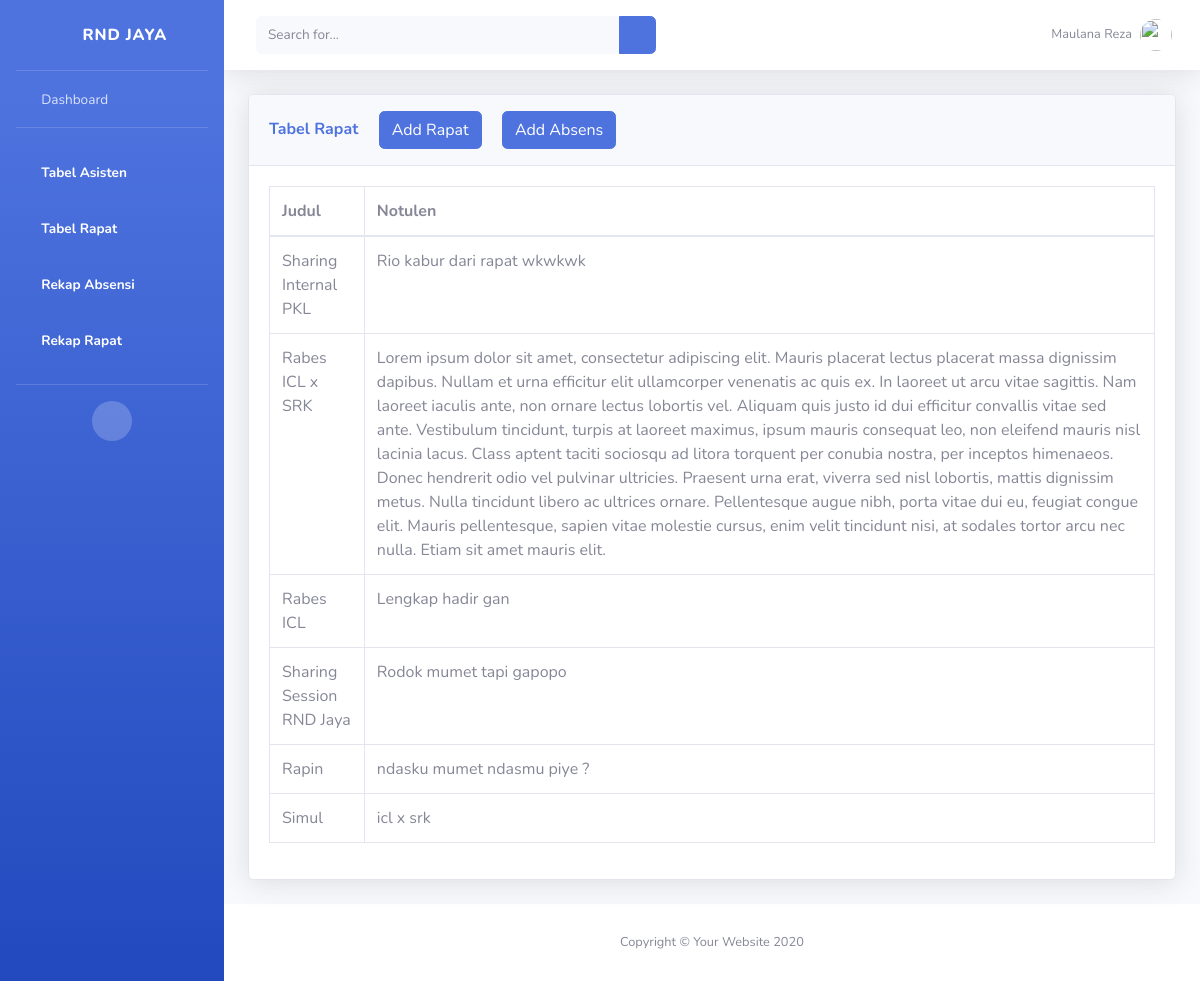
/tablerapat.html, run on an earlier commit of the app's database.
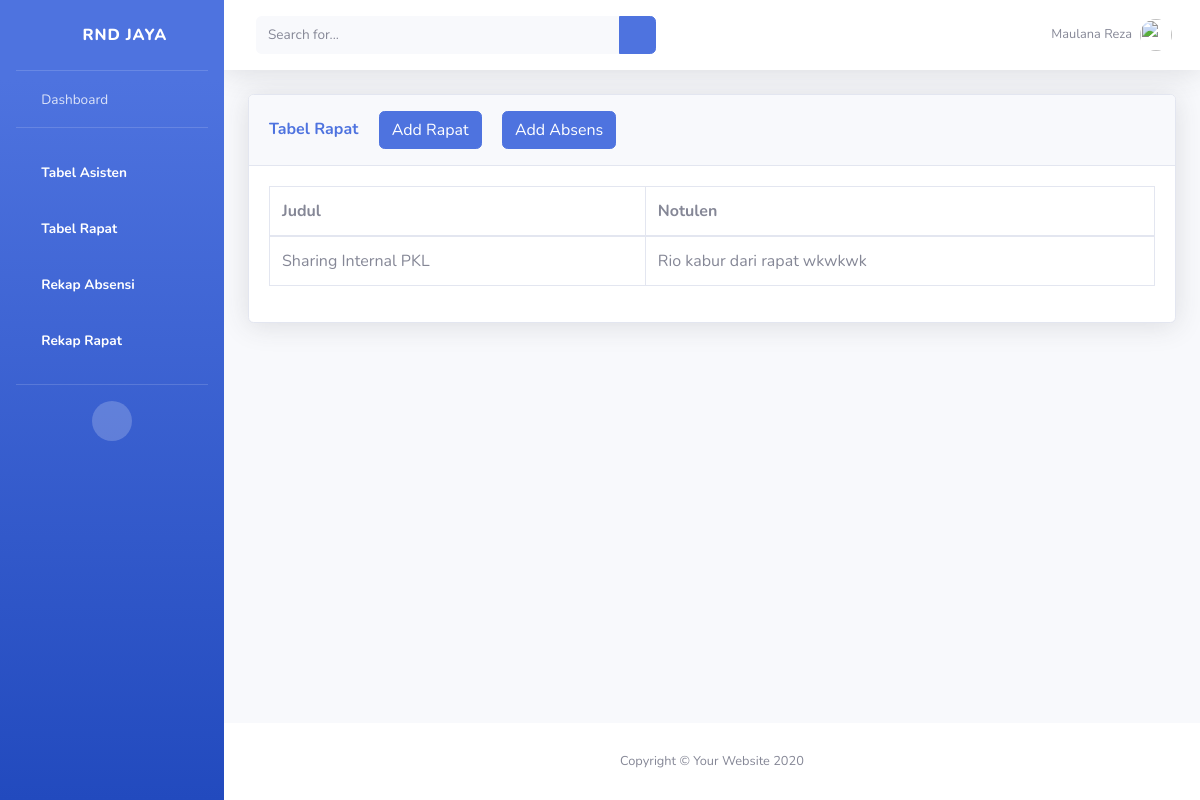
And on a later commit of the database.
### notulensi_app/models.py (models this page shows, shortened)
class Rapat(models.Model):
  topik = models.CharField(max_length=50)
  notulensi = models.TextField()

### notulensi_app/views.py (the view)
# urls.py: path('tablerapat.html', views.tabelrapat, name="tabelrapat"),
def tabelrapat(request):
  if request.method == "POST":
    addjudul = request.POST["rapat"]
    addnotul = request.POST["notul"]
    addrapat = Rapat(topik=addjudul, notulensi=addnotul)
    addrapat.save()
    return HttpResponseRedirect("tablerapat.html")
  else:
    rapat = Rapat.objects.all()
    asist = Asisten.objects.all()
  return render(request, 'tablerapat.html', {
    "rapat" : rapat,
    "asisten" : asist,
  })

### notulensi_app/templates/tablerapat.html (shortened to what the changed rows need)
{% load static %}
<!DOCTYPE html>
<html lang="en">
<head>
    <link href="{% static 'website/vendor/fontawesome-free/css/all.min.css'%}" rel="stylesheet" type="text/css">
    <link href="{% static 'website/css/sb-admin-2.min.css'%}" rel="stylesheet">
    <link href="{% static 'website/vendor/datatables/dataTables.bootstrap4.min.css'%}" rel="stylesheet">
</head>
<body id="page-top">
    <div id="wrapper">
        <div id="content-wrapper" class="d-flex flex-column">
            <div id="content">
                <div class="container-fluid">
                    <div class="card shadow mb-4">
                        <div class="card-body">
                            <div class="table-responsive">
                                <table class="table table-bordered" id="dataTable" width="100%" cellspacing="0">
                                    <thead>
                                        <tr>
                                            <td>
                                                <strong>
                                                </strong>
                                            </td>
                                            <td>
                                                <strong>
                                                </strong>
                                            </td>
                                        </tr>
                                    </thead>
                                   <tbody>
                                       {% for detail in rapat %}
                                       <tr>
                                           <td>{{ detail.topik}}</td>
                                           <td>{{ detail.notulensi}}</td>
                                       </tr>
                                       {% endfor %}
                                   </tbody>
                                </table>
                            </div>
                        </div>
                    </div>
                </div>
            </div>
        </div>
    </div>
</body>
</html>

What changed in the data, as far as the page shows it:
removed Rapat: topik "Rabes ICL x SRK", notulensi "Lorem ipsum dolor sit amet, consectetur adipiscing elit. Mauris placerat lectus placerat massa dignissim dapibus. Nullam et urna efficitur elit ullamcorper venenatis ac quis ex. In laoreet ut arcu vitae sagittis. Nam laoreet iaculis ante, non ornare lectus lobortis vel. Aliquam quis justo id dui efficitur convallis vitae sed ante. Vestibulum tincidunt, turpis at laoreet maximus, ipsum mauris consequat leo, non eleifend mauris nisl lacinia lacus. Class aptent taciti sociosqu ad litora torquent per conubia nostra, per inceptos himenaeos. Donec hendrerit odio vel pulvinar ultricies. Praesent urna erat, viverra sed nisl lobortis, mattis dignissim metus. Nulla tincidunt libero ac ultrices…"
removed Rapat: topik "Rabes ICL", notulensi "Lengkap hadir gan"
removed Rapat: topik "Sharing Session RND Jaya", notulensi "Rodok mumet tapi gapopo"
removed Rapat: topik "Rapin", notulensi "ndasku mumet ndasmu piye ?"
removed Rapat: topik "Simul", notulensi "icl x srk"
